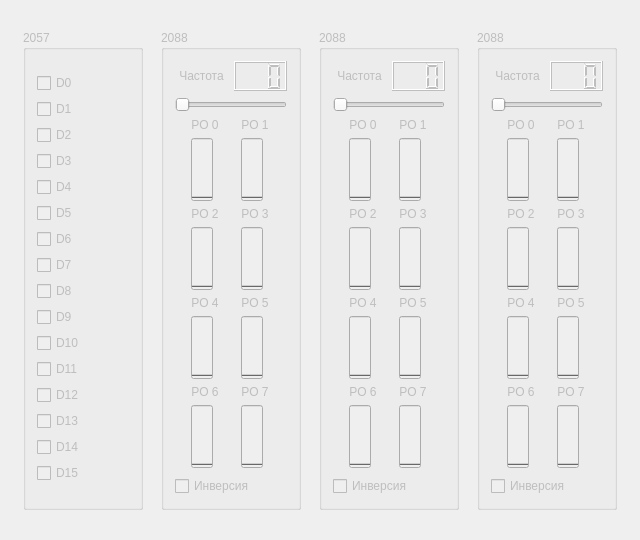
<?xml version="1.0" encoding="UTF-8"?>
<ui version="4.0">
 <class>Server</class>
 <widget class="QWidget" name="Server">
  <property name="geometry">
   <rect>
    <x>0</x>
    <y>0</y>
    <width>640</width>
    <height>540</height>
   </rect>
  </property>
  <property name="minimumSize">
   <size>
    <width>640</width>
    <height>540</height>
   </size>
  </property>
  <property name="maximumSize">
   <size>
    <width>640</width>
    <height>540</height>
   </size>
  </property>
  <property name="windowTitle">
   <string>Megatron Server</string>
  </property>
  <layout class="QHBoxLayout" name="horizontalLayout">
   <item>
    <widget class="QGroupBox" name="can2057">
     <property name="enabled">
      <bool>false</bool>
     </property>
     <property name="minimumSize">
      <size>
       <width>120</width>
       <height>480</height>
      </size>
     </property>
     <property name="maximumSize">
      <size>
       <width>120</width>
       <height>480</height>
      </size>
     </property>
     <property name="title">
      <string>2057</string>
     </property>
     <property name="checkable">
      <bool>false</bool>
     </property>
     <property name="checked">
      <bool>false</bool>
     </property>
     <layout class="QVBoxLayout" name="verticalLayout_2">
      <item>
       <layout class="QVBoxLayout" name="verticalLayout_17">
        <item>
         <widget class="QCheckBox" name="d0">
          <property name="text">
           <string>D0</string>
          </property>
          <property name="checkable">
           <bool>true</bool>
          </property>
         </widget>
        </item>
        <item>
         <widget class="QCheckBox" name="d1">
          <property name="text">
           <string>D1</string>
          </property>
          <property name="checkable">
           <bool>true</bool>
          </property>
         </widget>
        </item>
        <item>
         <widget class="QCheckBox" name="d2">
          <property name="text">
           <string>D2</string>
          </property>
          <property name="checkable">
           <bool>true</bool>
          </property>
         </widget>
        </item>
        <item>
         <widget class="QCheckBox" name="d3">
          <property name="text">
           <string>D3</string>
          </property>
          <property name="checkable">
           <bool>true</bool>
          </property>
         </widget>
        </item>
        <item>
         <widget class="QCheckBox" name="d4">
          <property name="text">
           <string>D4</string>
          </property>
          <property name="checkable">
           <bool>true</bool>
          </property>
         </widget>
        </item>
        <item>
         <widget class="QCheckBox" name="d5">
          <property name="text">
           <string>D5</string>
          </property>
          <property name="checkable">
           <bool>true</bool>
          </property>
         </widget>
        </item>
        <item>
         <widget class="QCheckBox" name="d6">
          <property name="text">
           <string>D6</string>
          </property>
          <property name="checkable">
           <bool>true</bool>
          </property>
         </widget>
        </item>
        <item>
         <widget class="QCheckBox" name="d7">
          <property name="text">
           <string>D7</string>
          </property>
          <property name="checkable">
           <bool>true</bool>
          </property>
         </widget>
        </item>
        <item>
         <widget class="QCheckBox" name="d8">
          <property name="text">
           <string>D8</string>
          </property>
          <property name="checkable">
           <bool>true</bool>
          </property>
         </widget>
        </item>
        <item>
         <widget class="QCheckBox" name="d9">
          <property name="text">
           <string>D9</string>
          </property>
          <property name="checkable">
           <bool>true</bool>
          </property>
         </widget>
        </item>
        <item>
         <widget class="QCheckBox" name="d10">
          <property name="text">
           <string>D10</string>
          </property>
          <property name="checkable">
           <bool>true</bool>
          </property>
         </widget>
        </item>
        <item>
         <widget class="QCheckBox" name="d11">
          <property name="text">
           <string>D11</string>
          </property>
          <property name="checkable">
           <bool>true</bool>
          </property>
         </widget>
        </item>
        <item>
         <widget class="QCheckBox" name="d12">
          <property name="text">
           <string>D12</string>
          </property>
          <property name="checkable">
           <bool>true</bool>
          </property>
         </widget>
        </item>
        <item>
         <widget class="QCheckBox" name="d13">
          <property name="text">
           <string>D13</string>
          </property>
          <property name="checkable">
           <bool>true</bool>
          </property>
         </widget>
        </item>
        <item>
         <widget class="QCheckBox" name="d14">
          <property name="text">
           <string>D14</string>
          </property>
          <property name="checkable">
           <bool>true</bool>
          </property>
         </widget>
        </item>
        <item>
         <widget class="QCheckBox" name="d15">
          <property name="text">
           <string>D15</string>
          </property>
          <property name="checkable">
           <bool>true</bool>
          </property>
         </widget>
        </item>
       </layout>
      </item>
     </layout>
    </widget>
   </item>
   <item>
    <widget class="QGroupBox" name="can2088_1">
     <property name="enabled">
      <bool>false</bool>
     </property>
     <property name="minimumSize">
      <size>
       <width>140</width>
       <height>480</height>
      </size>
     </property>
     <property name="maximumSize">
      <size>
       <width>140</width>
       <height>480</height>
      </size>
     </property>
     <property name="title">
      <string>2088</string>
     </property>
     <property name="checkable">
      <bool>false</bool>
     </property>
     <property name="checked">
      <bool>false</bool>
     </property>
     <layout class="QVBoxLayout" name="verticalLayout">
      <item>
       <layout class="QHBoxLayout" name="horizontalLayout_3">
        <item>
         <widget class="QLabel" name="label">
          <property name="minimumSize">
           <size>
            <width>0</width>
            <height>30</height>
           </size>
          </property>
          <property name="text">
           <string>Частота</string>
          </property>
          <property name="alignment">
           <set>Qt::AlignCenter</set>
          </property>
         </widget>
        </item>
        <item>
         <widget class="QLCDNumber" name="frequencyIndicator_1">
          <property name="minimumSize">
           <size>
            <width>0</width>
            <height>30</height>
           </size>
          </property>
          <property name="digitCount">
           <number>3</number>
          </property>
         </widget>
        </item>
       </layout>
      </item>
      <item>
       <widget class="QSlider" name="frequency_1">
        <property name="minimum">
         <number>2</number>
        </property>
        <property name="maximum">
         <number>5000000</number>
        </property>
        <property name="orientation">
         <enum>Qt::Horizontal</enum>
        </property>
       </widget>
      </item>
      <item>
       <layout class="QGridLayout" name="gridLayout">
        <item row="6" column="1">
         <widget class="QLabel" name="label_18">
          <property name="text">
           <string>PO 7</string>
          </property>
          <property name="alignment">
           <set>Qt::AlignCenter</set>
          </property>
         </widget>
        </item>
        <item row="7" column="0">
         <widget class="QProgressBar" name="po6_1">
          <property name="maximum">
           <number>1000</number>
          </property>
          <property name="value">
           <number>0</number>
          </property>
          <property name="textVisible">
           <bool>false</bool>
          </property>
          <property name="orientation">
           <enum>Qt::Vertical</enum>
          </property>
         </widget>
        </item>
        <item row="0" column="1">
         <widget class="QLabel" name="label_3">
          <property name="text">
           <string>PO 1</string>
          </property>
          <property name="alignment">
           <set>Qt::AlignCenter</set>
          </property>
         </widget>
        </item>
        <item row="1" column="0">
         <widget class="QProgressBar" name="po0_1">
          <property name="maximum">
           <number>1000</number>
          </property>
          <property name="value">
           <number>0</number>
          </property>
          <property name="textVisible">
           <bool>false</bool>
          </property>
          <property name="orientation">
           <enum>Qt::Vertical</enum>
          </property>
         </widget>
        </item>
        <item row="2" column="0">
         <widget class="QLabel" name="label_4">
          <property name="text">
           <string>PO 2</string>
          </property>
          <property name="alignment">
           <set>Qt::AlignCenter</set>
          </property>
         </widget>
        </item>
        <item row="4" column="1">
         <widget class="QLabel" name="label_17">
          <property name="text">
           <string>PO 5</string>
          </property>
          <property name="alignment">
           <set>Qt::AlignCenter</set>
          </property>
         </widget>
        </item>
        <item row="5" column="0">
         <widget class="QProgressBar" name="po4_1">
          <property name="maximum">
           <number>1000</number>
          </property>
          <property name="value">
           <number>0</number>
          </property>
          <property name="textVisible">
           <bool>false</bool>
          </property>
          <property name="orientation">
           <enum>Qt::Vertical</enum>
          </property>
         </widget>
        </item>
        <item row="2" column="1">
         <widget class="QLabel" name="label_5">
          <property name="text">
           <string>PO 3</string>
          </property>
          <property name="alignment">
           <set>Qt::AlignCenter</set>
          </property>
         </widget>
        </item>
        <item row="3" column="0">
         <widget class="QProgressBar" name="po2_1">
          <property name="maximum">
           <number>1000</number>
          </property>
          <property name="value">
           <number>0</number>
          </property>
          <property name="textVisible">
           <bool>false</bool>
          </property>
          <property name="orientation">
           <enum>Qt::Vertical</enum>
          </property>
         </widget>
        </item>
        <item row="3" column="1">
         <widget class="QProgressBar" name="po3_1">
          <property name="maximum">
           <number>1000</number>
          </property>
          <property name="value">
           <number>0</number>
          </property>
          <property name="textVisible">
           <bool>false</bool>
          </property>
          <property name="orientation">
           <enum>Qt::Vertical</enum>
          </property>
         </widget>
        </item>
        <item row="4" column="0">
         <widget class="QLabel" name="label_6">
          <property name="text">
           <string>PO 4</string>
          </property>
          <property name="alignment">
           <set>Qt::AlignCenter</set>
          </property>
         </widget>
        </item>
        <item row="5" column="1">
         <widget class="QProgressBar" name="po5_1">
          <property name="maximum">
           <number>1000</number>
          </property>
          <property name="value">
           <number>0</number>
          </property>
          <property name="textVisible">
           <bool>false</bool>
          </property>
          <property name="orientation">
           <enum>Qt::Vertical</enum>
          </property>
         </widget>
        </item>
        <item row="6" column="0">
         <widget class="QLabel" name="label_19">
          <property name="text">
           <string>PO 6</string>
          </property>
          <property name="alignment">
           <set>Qt::AlignCenter</set>
          </property>
         </widget>
        </item>
        <item row="0" column="0">
         <widget class="QLabel" name="label_2">
          <property name="text">
           <string>PO 0</string>
          </property>
          <property name="alignment">
           <set>Qt::AlignCenter</set>
          </property>
         </widget>
        </item>
        <item row="7" column="1">
         <widget class="QProgressBar" name="po7_1">
          <property name="maximum">
           <number>1000</number>
          </property>
          <property name="value">
           <number>0</number>
          </property>
          <property name="textVisible">
           <bool>false</bool>
          </property>
          <property name="orientation">
           <enum>Qt::Vertical</enum>
          </property>
         </widget>
        </item>
        <item row="1" column="1">
         <widget class="QProgressBar" name="po1_1">
          <property name="maximum">
           <number>1000</number>
          </property>
          <property name="value">
           <number>0</number>
          </property>
          <property name="textVisible">
           <bool>false</bool>
          </property>
          <property name="orientation">
           <enum>Qt::Vertical</enum>
          </property>
         </widget>
        </item>
       </layout>
      </item>
      <item>
       <widget class="QCheckBox" name="inversion_1">
        <property name="text">
         <string>Инверсия</string>
        </property>
       </widget>
      </item>
     </layout>
    </widget>
   </item>
   <item>
    <widget class="QGroupBox" name="can2088_2">
     <property name="enabled">
      <bool>false</bool>
     </property>
     <property name="minimumSize">
      <size>
       <width>140</width>
       <height>480</height>
      </size>
     </property>
     <property name="maximumSize">
      <size>
       <width>140</width>
       <height>480</height>
      </size>
     </property>
     <property name="title">
      <string>2088</string>
     </property>
     <property name="checkable">
      <bool>false</bool>
     </property>
     <property name="checked">
      <bool>false</bool>
     </property>
     <layout class="QVBoxLayout" name="verticalLayout_3">
      <item>
       <layout class="QHBoxLayout" name="horizontalLayout_4">
        <item>
         <widget class="QLabel" name="label_7">
          <property name="minimumSize">
           <size>
            <width>0</width>
            <height>30</height>
           </size>
          </property>
          <property name="text">
           <string>Частота</string>
          </property>
          <property name="alignment">
           <set>Qt::AlignCenter</set>
          </property>
         </widget>
        </item>
        <item>
         <widget class="QLCDNumber" name="frequencyIndicator_2">
          <property name="minimumSize">
           <size>
            <width>0</width>
            <height>30</height>
           </size>
          </property>
          <property name="digitCount">
           <number>3</number>
          </property>
         </widget>
        </item>
       </layout>
      </item>
      <item>
       <widget class="QSlider" name="frequency_2">
        <property name="minimum">
         <number>2</number>
        </property>
        <property name="maximum">
         <number>5000000</number>
        </property>
        <property name="orientation">
         <enum>Qt::Horizontal</enum>
        </property>
       </widget>
      </item>
      <item>
       <layout class="QGridLayout" name="gridLayout_2">
        <item row="6" column="1">
         <widget class="QLabel" name="label_20">
          <property name="text">
           <string>PO 7</string>
          </property>
          <property name="alignment">
           <set>Qt::AlignCenter</set>
          </property>
         </widget>
        </item>
        <item row="7" column="0">
         <widget class="QProgressBar" name="po6_2">
          <property name="maximum">
           <number>1000</number>
          </property>
          <property name="value">
           <number>0</number>
          </property>
          <property name="textVisible">
           <bool>false</bool>
          </property>
          <property name="orientation">
           <enum>Qt::Vertical</enum>
          </property>
         </widget>
        </item>
        <item row="0" column="1">
         <widget class="QLabel" name="label_8">
          <property name="text">
           <string>PO 1</string>
          </property>
          <property name="alignment">
           <set>Qt::AlignCenter</set>
          </property>
         </widget>
        </item>
        <item row="1" column="0">
         <widget class="QProgressBar" name="po0_2">
          <property name="maximum">
           <number>1000</number>
          </property>
          <property name="value">
           <number>0</number>
          </property>
          <property name="textVisible">
           <bool>false</bool>
          </property>
          <property name="orientation">
           <enum>Qt::Vertical</enum>
          </property>
         </widget>
        </item>
        <item row="2" column="0">
         <widget class="QLabel" name="label_9">
          <property name="text">
           <string>PO 2</string>
          </property>
          <property name="alignment">
           <set>Qt::AlignCenter</set>
          </property>
         </widget>
        </item>
        <item row="4" column="1">
         <widget class="QLabel" name="label_21">
          <property name="text">
           <string>PO 5</string>
          </property>
          <property name="alignment">
           <set>Qt::AlignCenter</set>
          </property>
         </widget>
        </item>
        <item row="5" column="0">
         <widget class="QProgressBar" name="po4_2">
          <property name="maximum">
           <number>1000</number>
          </property>
          <property name="value">
           <number>0</number>
          </property>
          <property name="textVisible">
           <bool>false</bool>
          </property>
          <property name="orientation">
           <enum>Qt::Vertical</enum>
          </property>
         </widget>
        </item>
        <item row="2" column="1">
         <widget class="QLabel" name="label_10">
          <property name="text">
           <string>PO 3</string>
          </property>
          <property name="alignment">
           <set>Qt::AlignCenter</set>
          </property>
         </widget>
        </item>
        <item row="3" column="0">
         <widget class="QProgressBar" name="po2_2">
          <property name="maximum">
           <number>1000</number>
          </property>
          <property name="value">
           <number>0</number>
          </property>
          <property name="textVisible">
           <bool>false</bool>
          </property>
          <property name="orientation">
           <enum>Qt::Vertical</enum>
          </property>
         </widget>
        </item>
        <item row="3" column="1">
         <widget class="QProgressBar" name="po3_2">
          <property name="maximum">
           <number>1000</number>
          </property>
          <property name="value">
           <number>0</number>
          </property>
          <property name="textVisible">
           <bool>false</bool>
          </property>
          <property name="orientation">
           <enum>Qt::Vertical</enum>
          </property>
         </widget>
        </item>
        <item row="4" column="0">
         <widget class="QLabel" name="label_11">
          <property name="text">
           <string>PO 4</string>
          </property>
          <property name="alignment">
           <set>Qt::AlignCenter</set>
          </property>
         </widget>
        </item>
        <item row="5" column="1">
         <widget class="QProgressBar" name="po5_2">
          <property name="maximum">
           <number>1000</number>
          </property>
          <property name="value">
           <number>0</number>
          </property>
          <property name="textVisible">
           <bool>false</bool>
          </property>
          <property name="orientation">
           <enum>Qt::Vertical</enum>
          </property>
         </widget>
        </item>
        <item row="6" column="0">
         <widget class="QLabel" name="label_22">
          <property name="text">
           <string>PO 6</string>
          </property>
          <property name="alignment">
           <set>Qt::AlignCenter</set>
          </property>
         </widget>
        </item>
        <item row="0" column="0">
         <widget class="QLabel" name="label_12">
          <property name="text">
           <string>PO 0</string>
          </property>
          <property name="alignment">
           <set>Qt::AlignCenter</set>
          </property>
         </widget>
        </item>
        <item row="7" column="1">
         <widget class="QProgressBar" name="po7_2">
          <property name="maximum">
           <number>1000</number>
          </property>
          <property name="value">
           <number>0</number>
          </property>
          <property name="textVisible">
           <bool>false</bool>
          </property>
          <property name="orientation">
           <enum>Qt::Vertical</enum>
          </property>
         </widget>
        </item>
        <item row="1" column="1">
         <widget class="QProgressBar" name="po1_2">
          <property name="maximum">
           <number>1000</number>
          </property>
          <property name="value">
           <number>0</number>
          </property>
          <property name="textVisible">
           <bool>false</bool>
          </property>
          <property name="orientation">
           <enum>Qt::Vertical</enum>
          </property>
         </widget>
        </item>
       </layout>
      </item>
      <item>
       <widget class="QCheckBox" name="inversion_2">
        <property name="text">
         <string>Инверсия</string>
        </property>
       </widget>
      </item>
     </layout>
    </widget>
   </item>
   <item>
    <widget class="QGroupBox" name="can2088_3">
     <property name="enabled">
      <bool>false</bool>
     </property>
     <property name="minimumSize">
      <size>
       <width>140</width>
       <height>480</height>
      </size>
     </property>
     <property name="maximumSize">
      <size>
       <width>140</width>
       <height>480</height>
      </size>
     </property>
     <property name="title">
      <string>2088</string>
     </property>
     <property name="checkable">
      <bool>false</bool>
     </property>
     <property name="checked">
      <bool>false</bool>
     </property>
     <layout class="QVBoxLayout" name="verticalLayout_4">
      <item>
       <layout class="QHBoxLayout" name="horizontalLayout_5">
        <item>
         <widget class="QLabel" name="label_13">
          <property name="minimumSize">
           <size>
            <width>0</width>
            <height>30</height>
           </size>
          </property>
          <property name="text">
           <string>Частота</string>
          </property>
          <property name="alignment">
           <set>Qt::AlignCenter</set>
          </property>
         </widget>
        </item>
        <item>
         <widget class="QLCDNumber" name="frequencyIndicator_3">
          <property name="minimumSize">
           <size>
            <width>0</width>
            <height>30</height>
           </size>
          </property>
          <property name="digitCount">
           <number>3</number>
          </property>
         </widget>
        </item>
       </layout>
      </item>
      <item>
       <widget class="QSlider" name="frequency_3">
        <property name="minimum">
         <number>2</number>
        </property>
        <property name="maximum">
         <number>5000000</number>
        </property>
        <property name="orientation">
         <enum>Qt::Horizontal</enum>
        </property>
       </widget>
      </item>
      <item>
       <layout class="QGridLayout" name="gridLayout_3">
        <item row="6" column="1">
         <widget class="QLabel" name="label_23">
          <property name="text">
           <string>PO 7</string>
          </property>
          <property name="alignment">
           <set>Qt::AlignCenter</set>
          </property>
         </widget>
        </item>
        <item row="7" column="0">
         <widget class="QProgressBar" name="po6_3">
          <property name="maximum">
           <number>1000</number>
          </property>
          <property name="value">
           <number>0</number>
          </property>
          <property name="textVisible">
           <bool>false</bool>
          </property>
          <property name="orientation">
           <enum>Qt::Vertical</enum>
          </property>
         </widget>
        </item>
        <item row="0" column="1">
         <widget class="QLabel" name="label_14">
          <property name="text">
           <string>PO 1</string>
          </property>
          <property name="alignment">
           <set>Qt::AlignCenter</set>
          </property>
         </widget>
        </item>
        <item row="1" column="0">
         <widget class="QProgressBar" name="po0_3">
          <property name="maximum">
           <number>1000</number>
          </property>
          <property name="value">
           <number>0</number>
          </property>
          <property name="textVisible">
           <bool>false</bool>
          </property>
          <property name="orientation">
           <enum>Qt::Vertical</enum>
          </property>
         </widget>
        </item>
        <item row="2" column="0">
         <widget class="QLabel" name="label_15">
          <property name="text">
           <string>PO 2</string>
          </property>
          <property name="alignment">
           <set>Qt::AlignCenter</set>
          </property>
         </widget>
        </item>
        <item row="4" column="1">
         <widget class="QLabel" name="label_24">
          <property name="text">
           <string>PO 5</string>
          </property>
          <property name="alignment">
           <set>Qt::AlignCenter</set>
          </property>
         </widget>
        </item>
        <item row="5" column="0">
         <widget class="QProgressBar" name="po4_3">
          <property name="maximum">
           <number>1000</number>
          </property>
          <property name="value">
           <number>0</number>
          </property>
          <property name="textVisible">
           <bool>false</bool>
          </property>
          <property name="orientation">
           <enum>Qt::Vertical</enum>
          </property>
         </widget>
        </item>
        <item row="2" column="1">
         <widget class="QLabel" name="label_16">
          <property name="text">
           <string>PO 3</string>
          </property>
          <property name="alignment">
           <set>Qt::AlignCenter</set>
          </property>
         </widget>
        </item>
        <item row="3" column="0">
         <widget class="QProgressBar" name="po2_3">
          <property name="maximum">
           <number>1000</number>
          </property>
          <property name="value">
           <number>0</number>
          </property>
          <property name="textVisible">
           <bool>false</bool>
          </property>
          <property name="orientation">
           <enum>Qt::Vertical</enum>
          </property>
         </widget>
        </item>
        <item row="3" column="1">
         <widget class="QProgressBar" name="po3_3">
          <property name="maximum">
           <number>1000</number>
          </property>
          <property name="value">
           <number>0</number>
          </property>
          <property name="textVisible">
           <bool>false</bool>
          </property>
          <property name="orientation">
           <enum>Qt::Vertical</enum>
          </property>
         </widget>
        </item>
        <item row="4" column="0">
         <widget class="QLabel" name="label_25">
          <property name="text">
           <string>PO 4</string>
          </property>
          <property name="alignment">
           <set>Qt::AlignCenter</set>
          </property>
         </widget>
        </item>
        <item row="5" column="1">
         <widget class="QProgressBar" name="po5_3">
          <property name="maximum">
           <number>1000</number>
          </property>
          <property name="value">
           <number>0</number>
          </property>
          <property name="textVisible">
           <bool>false</bool>
          </property>
          <property name="orientation">
           <enum>Qt::Vertical</enum>
          </property>
         </widget>
        </item>
        <item row="6" column="0">
         <widget class="QLabel" name="label_26">
          <property name="text">
           <string>PO 6</string>
          </property>
          <property name="alignment">
           <set>Qt::AlignCenter</set>
          </property>
         </widget>
        </item>
        <item row="0" column="0">
         <widget class="QLabel" name="label_27">
          <property name="text">
           <string>PO 0</string>
          </property>
          <property name="alignment">
           <set>Qt::AlignCenter</set>
          </property>
         </widget>
        </item>
        <item row="7" column="1">
         <widget class="QProgressBar" name="po7_3">
          <property name="maximum">
           <number>1000</number>
          </property>
          <property name="value">
           <number>0</number>
          </property>
          <property name="textVisible">
           <bool>false</bool>
          </property>
          <property name="orientation">
           <enum>Qt::Vertical</enum>
          </property>
         </widget>
        </item>
        <item row="1" column="1">
         <widget class="QProgressBar" name="po1_3">
          <property name="maximum">
           <number>1000</number>
          </property>
          <property name="value">
           <number>0</number>
          </property>
          <property name="textVisible">
           <bool>false</bool>
          </property>
          <property name="orientation">
           <enum>Qt::Vertical</enum>
          </property>
         </widget>
        </item>
       </layout>
      </item>
      <item>
       <widget class="QCheckBox" name="inversion_3">
        <property name="text">
         <string>Инверсия</string>
        </property>
       </widget>
      </item>
     </layout>
    </widget>
   </item>
  </layout>
 </widget>
 <layoutdefault spacing="6" margin="11"/>
 <resources/>
 <connections/>
</ui>
